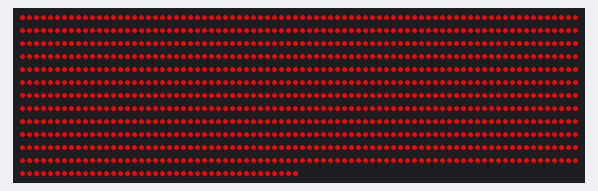
Bench run of a program on a simulated CircuitPython board. Parts: 1000 RGB LEDs in strip order, left to right, continuing on the next row. What the program prints to the serial console is not drawn. At 2.0 s the program ends and the board releases its pins; the recording ends there.

Above: at 2.01 s.

The program:

treeLighting_static.py
```python
import board
import neopixel
from time import sleep

# Welcome Message
print("Hello, Light Master!")

# Output user's config info
print("\nBeginning test light operation with perams: ")
print('Pixels: 10')
print('Brightness: 1')
print('Color: (255, 0, 0)')

# Assign the pixels to be modified and give the new brightness
pixels = neopixel.NeoPixel(
    board.D18, 1000, brightness=1, auto_write=False, pixel_order=neopixel.GRB)

# Clear any Existing color data
pixels.fill((0, 0, 0))
print("Cleared existing pixel info.")
sleep(2)
# Assign the new colors
pixels.fill((255, 0, 0))
pixels.show()
print('Updated pixel color info to: (255, 0, 0).')

# Notify user of script completion
print("\nFinished sending pixel instructions.")
```
